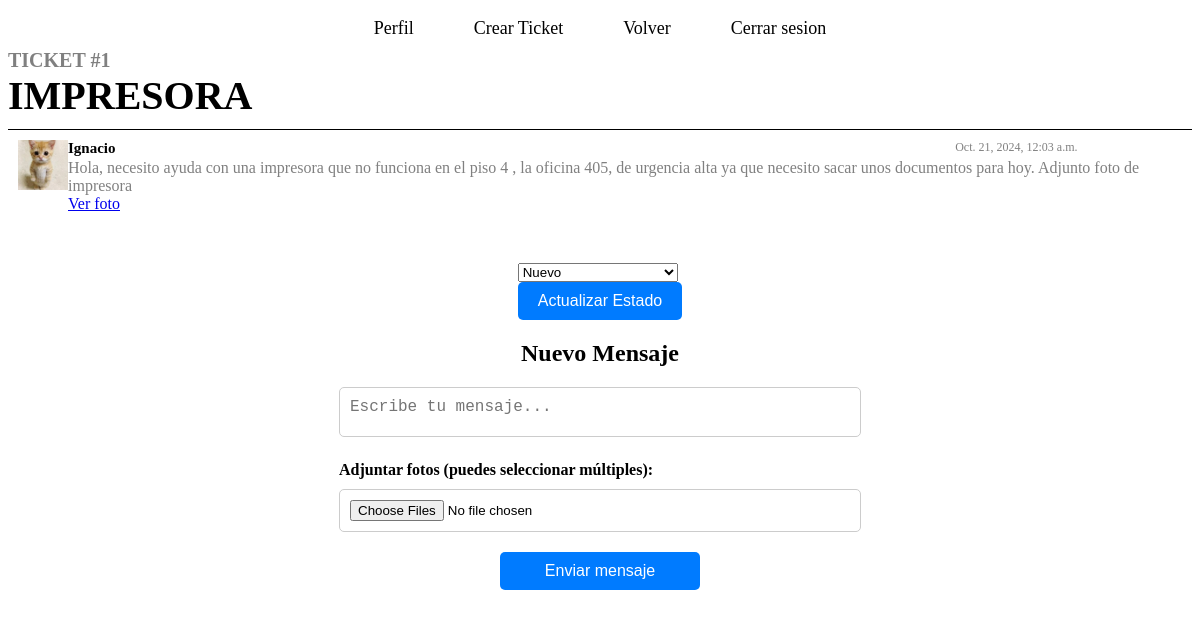
Page /SAS_tickets/ver_ticket_tecnico/1/ on the earlier database version.
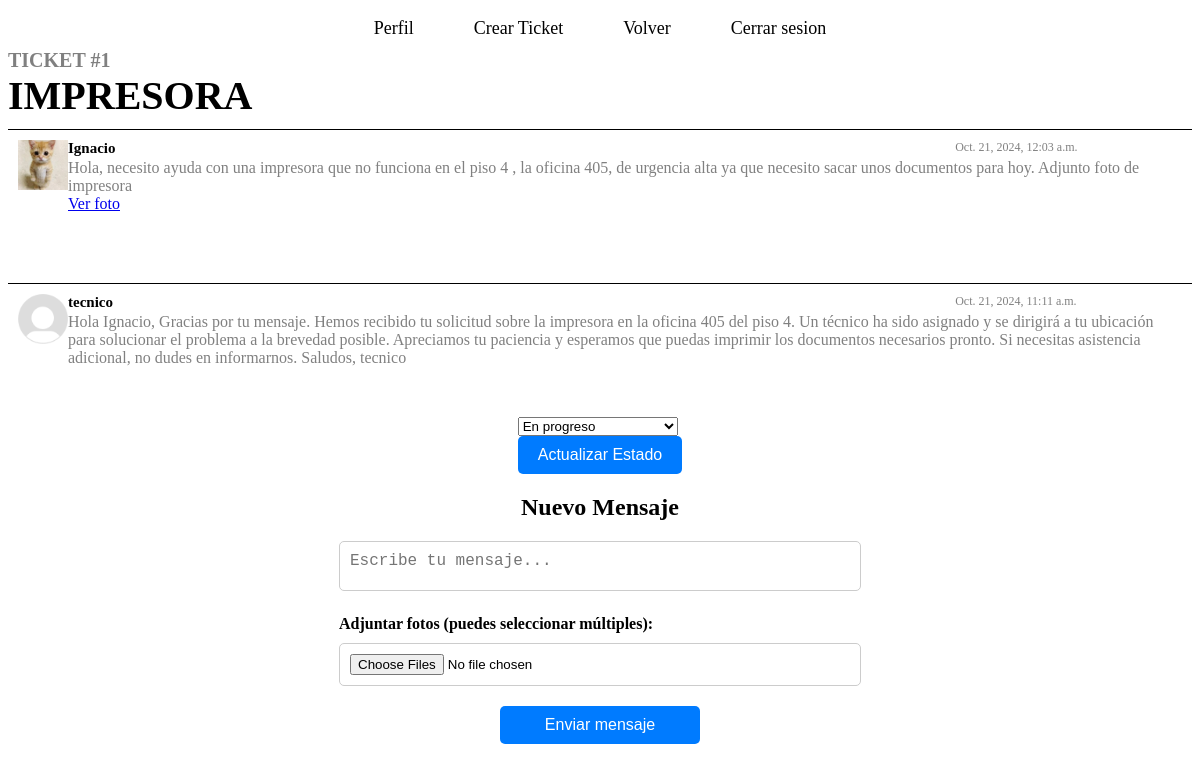
Same page on the later database version.
### SAS_tickets/models.py (models this page shows, shortened)
class Mensaje(models.Model):
    id_mensaje = models.AutoField(db_column='id_mensaje', primary_key=True)
    mensaje    = models.CharField(max_length=1000, blank=False, null=False)
    fecha      = models.DateTimeField(auto_now_add=True)
    id_ticket  = models.ForeignKey('Ticket', on_delete=models.CASCADE, db_column='id_ticket')
    user       = models.ForeignKey(User, on_delete=models.CASCADE, related_name='mensajes')
    usuario    = models.ForeignKey(Usuario, on_delete=models.CASCADE, related_name='mensajes')

class Usuario(models.Model):
    user        = models.OneToOneField(User, on_delete=models.CASCADE)
    is_techsupp = models.BooleanField(default=False)
    profilepic  = models.ImageField(upload_to='pfp/', blank=True, null=True)

class Foto_Ticket(models.Model):
    id_foto    = models.AutoField(db_column='id_foto', primary_key=True)
    foto       = models.ImageField(upload_to='ticket_pic/', blank=True, null=True)
    id_mensaje = models.ForeignKey('Mensaje', on_delete=models.CASCADE, db_column='id_mensaje')
    id_ticket  = models.ForeignKey('Ticket', on_delete=models.CASCADE, db_column='id_ticket')

class Ticket(models.Model):
    id_ticket    = models.AutoField(db_column='id_ticket', primary_key=True)
    titulo       = models.CharField(max_length=50, blank=False, null=False)
    fecha        = models.DateTimeField(auto_now_add=True)
    user         = models.ForeignKey(User, on_delete=models.CASCADE, related_name='tickets_as_user')
    tecnico      = models.ForeignKey(User, on_delete=models.CASCADE, null=True, blank=True, related_name='tickets_as_technician')
    id_categoria = models.ForeignKey('Categoria', on_delete=models.CASCADE, db_column='id_categoria')
    id_prioridad = models.ForeignKey('SLA', on_delete=models.CASCADE, db_column='id_prioridad')
    id_estado    = models.ForeignKey('Estado_Ticket', on_delete=models.CASCADE, db_column='id_estado')

class Estado_Ticket(models.Model):
    id_estado = models.AutoField(db_column='id_estado', primary_key=True)
    estado    = models.CharField(max_length=50, blank=False, null=False)

### SAS_tickets/views.py (the view, shortened to what this page needs)
# urls.py: path('ver_ticket_tecnico/<int:id_ticket>/', views.ver_ticket_tecnico , name="ver_ticket_tecnico"),
def ver_ticket_tecnico(request, id_ticket):
    ticket = get_object_or_404(Ticket, id_ticket=id_ticket)
    mensajes = Mensaje.objects.filter(id_ticket=id_ticket)
    fotos = Foto_Ticket.objects.filter(id_ticket=ticket)
    default_pfp = f"{settings.MEDIA_URL}pfp/default_pfp.png"
    estados = Estado_Ticket.objects.all()
    context = {
        "ticket": ticket,
        "mensajes": mensajes,
        "fotos": fotos,
        "default_pfp": default_pfp,
        "estados": estados
    }
    return render(request, 'Tecnico/ver_ticket_tecnico.html', context)

### SAS_tickets/templates/Tecnico/ver_ticket_tecnico.html (shortened to what this page needs)
    {% load static %}
    <!DOCTYPE html>
    <html lang="en">
    <head>
        <link rel="stylesheet" href="{% static 'ver_ticket_tecnico.css' %}">
    </head>
    <body>
        <header>
            <nav class="navbar">
                <ul class="nav-list">
                    <li><a href="#">Perfil</a></li>
                    <li><a href="{% url 'crear_ticket' %}">Crear Ticket</a></li>
                    <li><a href="{% url 'tickets' %}">Volver</a></li>
                    <li><a href="#">Cerrar sesion</a></li>
                </ul>
            </nav>
        </header>
        <div class="ke">
            <h2>TICKET #{{ticket.id_ticket}}</h2>
            <h1>{{ ticket.titulo }}</h1>
            {% for mensaje in mensajes %}
        </div>
        <div class="mensaje-box">
            {% if mensaje.usuario.profilepic %}
                <img src="{{ mensaje.usuario.profilepic.url }}" width="50" onerror="this.onerror=null; this.src='{{ default_pfp }}';" alt="Foto de perfil"/>
            {% else %}
                <img src="{{ default_pfp }}" width="50" alt="Foto de perfil por defecto"/>
            {% endif %}        <div class="contenido">
                <h4>{{mensaje.user.username}}</h4>
                <p>{{mensaje.mensaje}}</p>
                <div class="ver-foto">
                    {% for foto in mensaje.foto_ticket_set.all %}
                        <a href="{{ foto.foto.url }}" target="_blank">Ver foto</a>
                    {% endfor %}
                </div>
            </div>
            <div class="fecha">
                {{mensaje.fecha}}
            </div>
        </div>
        <div class="nuevomensaje-box">
            {% endfor %}
            <form action="{% url 'cambiar_estado_ticket' ticket.id_ticket %}" method="POST" enctype="multipart/form-data">
                <select name="estado">
                    {% for estado in estados %}
                        <option value="{{ estado.id_estado }}" {% if estado.id_estado == ticket.id_estado.id_estado %}selected{% endif %}>
                            {{ estado.estado }}
                        </option>
                    {% endfor %}
                </select>
                <button>Actualizar Estado</button>
            </form>
            <form action="{% url 'ver_ticket' ticket.id_ticket %}" method="POST" enctype="multipart/form-data">
                <h2>Nuevo Mensaje</h2>
                <div class="mensaje-input">
                    <textarea id="mensaje" name="mensaje" rows="4" cols="50" placeholder="Escribe tu mensaje..."></textarea>
                </div>
                <div class="mensaje-input">
                    <label>Adjuntar fotos (puedes seleccionar múltiples):</label>
                    <input type="file" name="fotos" multiple accept="image/*">
                </div>
                <button>Enviar mensaje</button>
            </form>
        </div>
    </body>
    </html>

Differences in the rows shown:
changed Ticket "IMPRESORA": estado "Nuevo" → "En progreso"
added Mensaje: user.username "tecnico", mensaje "Hola Ignacio, Gracias por tu mensaje. Hemos recibido tu solicitud sobre la impresora en la oficina 405 del piso 4. Un técnico ha sido asignado y se dirigirá a tu ubicación para solucionar el problema a la brevedad posible. Apreciamos tu paciencia y esperamos que puedas imprimir los documentos necesarios pronto. Si necesitas asistencia adicional, no dudes en informarnos. Saludos, tecnico", fecha "Oct. 21, 2024, 11:11 a.m."
